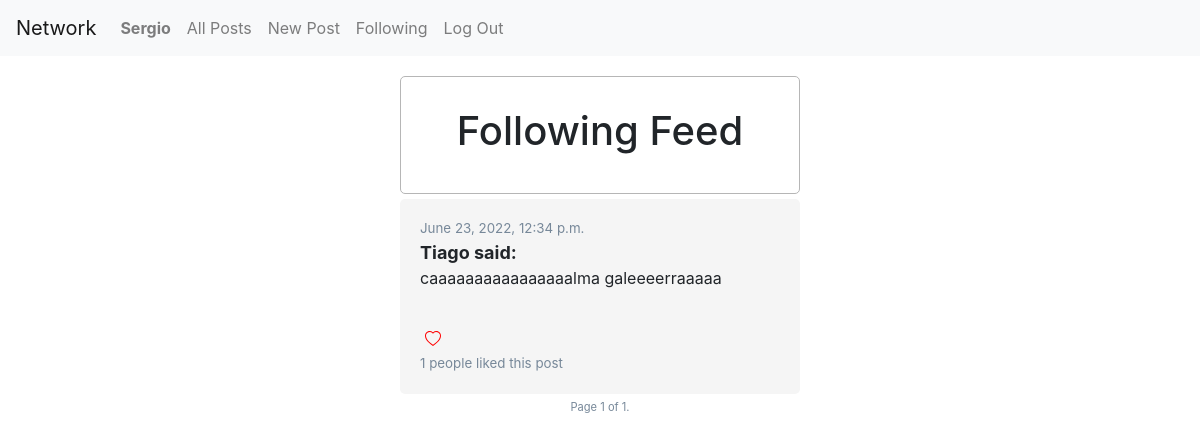
Screenshot of /following (signed in) with the database file from the repository.
### network/models.py (models this page shows, shortened)
class User(AbstractUser):
    following = models.ManyToManyField('User', related_name='following_list', default=None, blank=True)
    followers = models.ManyToManyField('User', related_name='followers_list', default=None, blank=True)
    def __str__(self):
        return self.username

class Post(models.Model):
    user = models.ForeignKey('User', on_delete=models.CASCADE)
    body = models.CharField(max_length=280)
    timestamp = models.DateTimeField(auto_now_add=True)
    likes = models.ManyToManyField(User, related_name='like', default=None, blank=True)
    likes_num = models.IntegerField(default=0)

### network/views.py (the view)
# urls.py: path("following", views.following_view, name="following"),
@csrf_exempt
@login_required
def following_view(request):
    following_userlist = request.user.following.values_list('pk', flat=True)
    all_posts = Post.objects.filter(user__in=following_userlist).order_by('-timestamp')
    paginator = Paginator(all_posts, 10)
    page_number = request.GET.get('page')
    page_obj = paginator.get_page(page_number)
    context = {
        'all_posts':all_posts,
        'page_obj':page_obj
    }
    return render(request, "network/following.html", context)

### network/templates/network/following.html (shortened to what this page needs)
{% extends "network/layout.html" %}
{% block body %}
<div class="profile-container">
    <h1>
        Following Feed
    </h1>
</div>
{% include 'network/posts.html' %}
{% endblock %}

### network/templates/network/layout.html (shortened to what this page needs)
{% load static %}
<!DOCTYPE html>
<html lang="en">
    <head>
        <link rel="stylesheet" href="https://cdn.jsdelivr.net/npm/bootstrap-icons@1.8.3/font/bootstrap-icons.css">
        <link rel="stylesheet" href="https://stackpath.bootstrapcdn.com/bootstrap/4.4.1/css/bootstrap.min.css">
        <link href="{% static 'network/styles.css' %}" rel="stylesheet">
    </head>
    <body>
        <nav class="navbar navbar-expand-lg navbar-light bg-light">
            <a class="navbar-brand" href="#">Network</a>
            <div>
              <ul class="navbar-nav mr-auto">
                {% if user.is_authenticated %}
                    <li class="nav-item">
                        <a class="nav-link" href="{% url 'profile' user.id %}"><strong>{{ user.username | title }}</strong></a>
                    </li>
                {% endif %}
                <li class="nav-item">
                  <a class="nav-link" href="{% url 'index' %}">All Posts</a>
                </li>
                {% if user.is_authenticated %}
                    <li class="nav-item">
                        <a class="nav-link" href="{% url 'new' %}">New Post</a>
                    </li>
                    <li class="nav-item">
                        <a class="nav-link" href="{% url 'following' %}">Following</a>
                    </li>
                    <li class="nav-item">
                        <a class="nav-link" href="{% url 'logout' %}">Log Out</a>
                    </li>
                {% endif %}
              </ul>
            </div>
          </nav>
        <div class="body">
            <div class="post-container">
            {% block body %}
            {% endblock %}
            </div>
        </div>
    </body>
</html>

### network/templates/network/posts.html (shortened to what this page needs)
    {% for post in page_obj %}
    <div class="single-post">
        <div>
            <div style="display:flex">
                <div class="post-time">
                    {{post.timestamp}}
                </div>
            </div>
        </div>
        <div class="post-title"><a href="{% url 'profile' post.user.id %}">
            {{post.user|title}} said:
        </a></div>
        <div class="post-body" id="post-body-{{post.id}}">
            {{post.body}}
        </div>
        <div>
            {% if request.user.is_authenticated %}
                {% if user in post.likes.all %}
                <button type="submit" id="like-btn-{{post.id}}" class="btn btn-link border-0 btn-outline-light like-btn" style="padding:5px;" name="{{post.id}}">
                    <svg xmlns="http://www.w3.org/2000/svg" width="16" height="16" fill="red" class="bi bi-heart-fill" viewBox="0 0 16 16">
                        <path fill-rule="evenodd" d="M8 1.314C12.438-3.248 23.534 4.735 8 15-7.534 4.736 3.562-3.248 8 1.314z"/>
                    </svg>
                </button>
                {% else %}
                <button type="submit" id="like-btn-{{post.id}}" class="btn btn-link border-0 btn-outline-light like-btn" style="padding:5px;" name="{{post.id}}">
                </button>
                {% endif %}
            {% endif %}
            <div class="post-time">
               <span id="num-likes-{{post.id}}">{{post.likes_num}}</span>
               people liked this post
            </div>
        </div>
    </div>
    {% endfor %}
    <div class="pagination">
            <div class="pagination-current">
                    Page {{ page_obj.number }} of {{ page_obj.paginator.num_pages }}.
            </div>
    </div>

### network/static/network/styles.css (style rules this page uses)
a { color: inherit; text-decoration: inherit; }
.body { width: 100%; display: flex; flex-direction: column; justify-self: center; align-items: center; }
.post-container { margin-top: 20px; width: 400px; display: flex; flex-direction: column; justify-self: center; align-items: center; margin-bottom: 50px; border: 0px solid rgba(255, 0, 0, 0.123); }
.profile-container { width: 100%; padding: 30px; display: flex; flex-direction: column; align-items: center; border-radius: 5px; border: 1px solid rgb(182, 182, 182); }
.single-post { width: 100%; background-color: rgb(245, 245, 245); border-radius: 5px; padding: 20px; margin: 5px; }
.post-title { font-size: large; font-weight: bolder; }
.post-body { font-size: medium; margin-bottom: 30px; }
.post-time { font-size: smaller; color: lightslategray; }
.pagination { display: flex; width: 400px; justify-content: center; color: lightslategray; font-size: smaller; }
.pagination-current { justify-self: center; position: absolute; color: lightslategray; font-size: smaller; }

### rows the page displays
User: username "Sergio"
Post: timestamp "June 23, 2022, 12:34 p.m.", user "Tiago", body "caaaaaaaaaaaaaaaalma galeeeerraaaaa", likes_num "1"

### other values shown
{{ page_obj.number }} "1"
{{ page_obj.paginator.num_pages }} "1"
